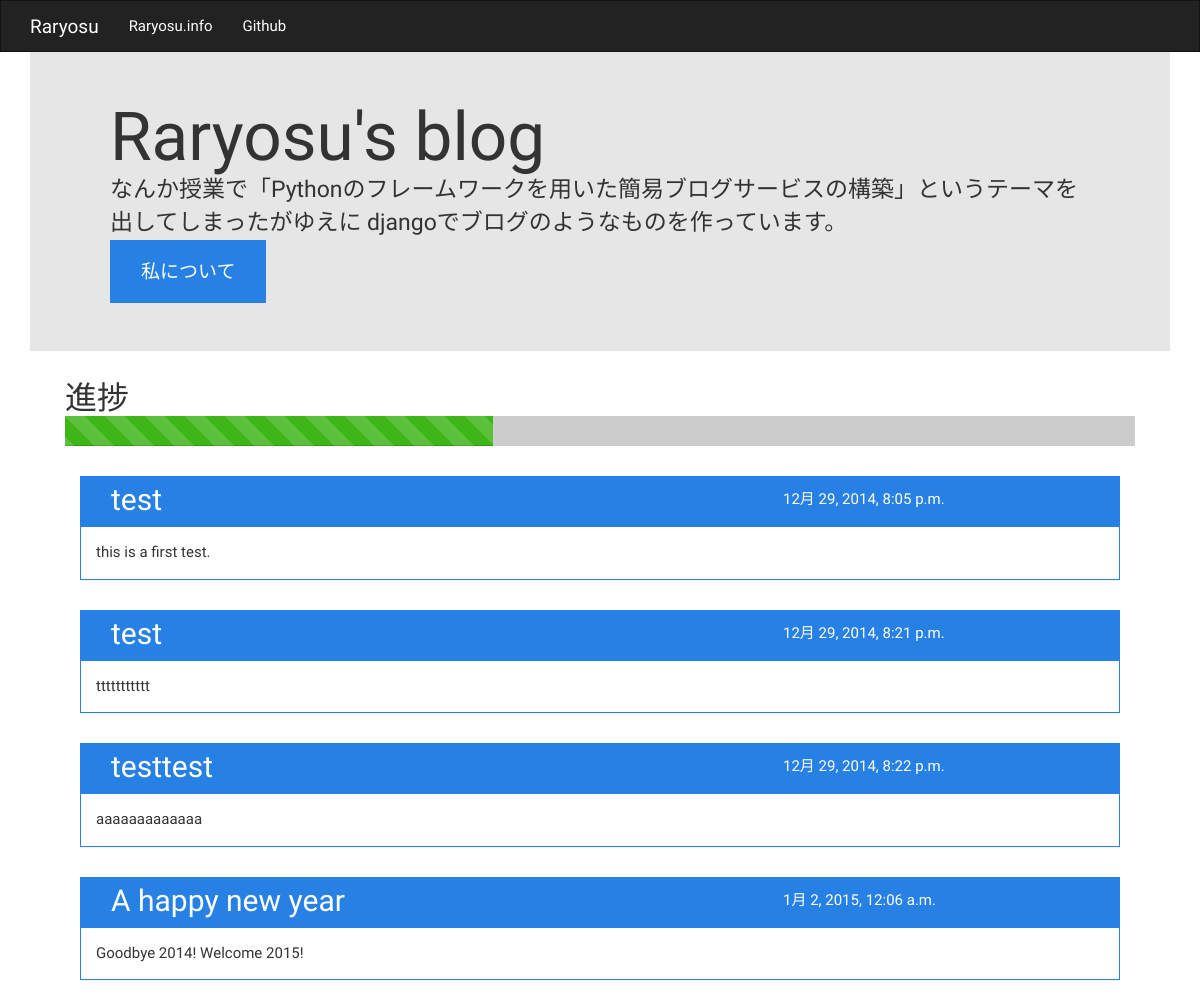
/blog/, run on an earlier commit of the app's database.
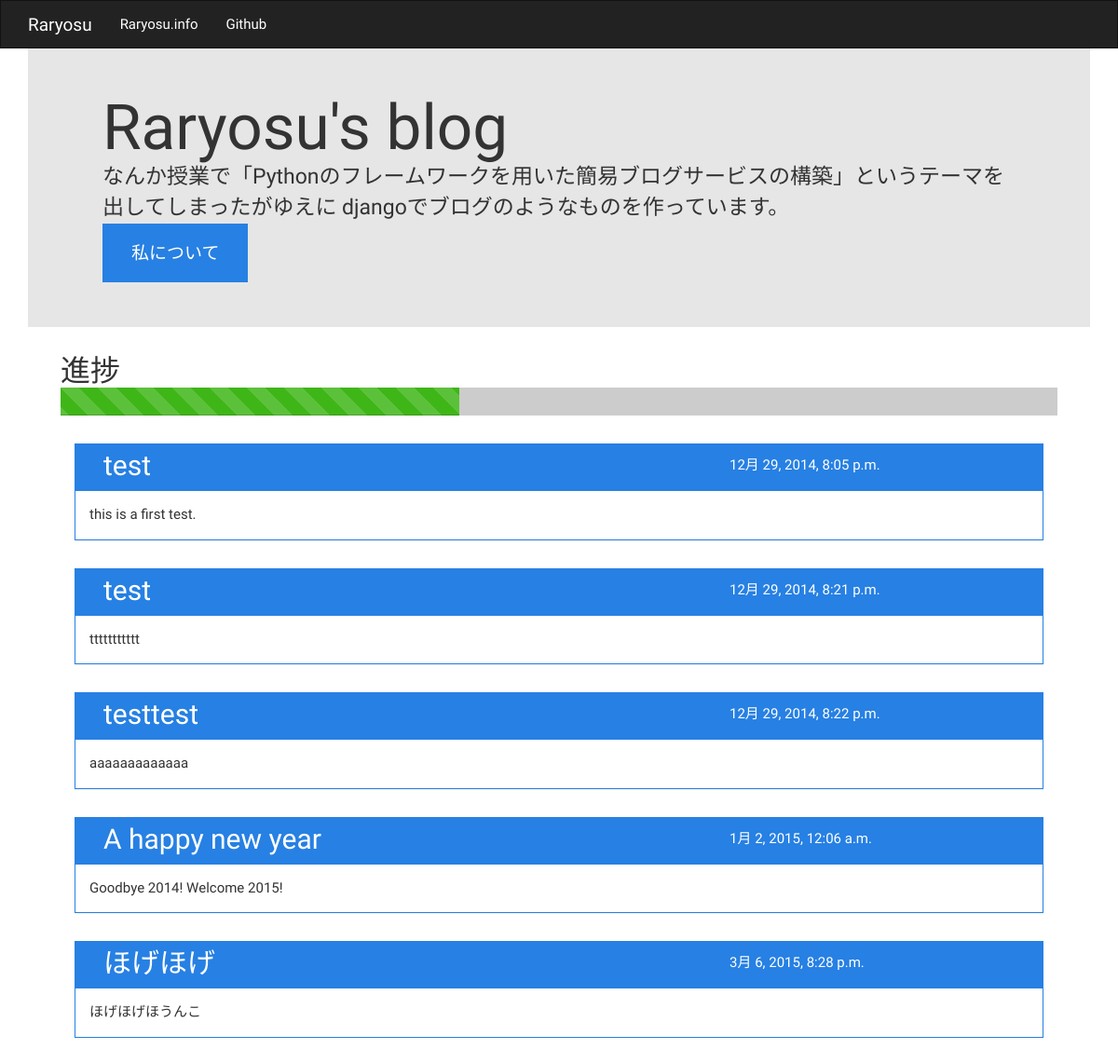
And on a later commit of the database.
### blog/models.py (models this page shows)
class blogdata(models.Model):
  title = models.CharField(max_length=512)
  text = models.TextField()
  date = models.DateTimeField(default=datetime.now)

### blog/views.py (the view)
def show(request):
  blogs = blogdata.objects.all()
  return render_to_response('blog/blogshow.html', {'blogs': blogs}, context_instance=RequestContext(request))

### blog/templates/blog/blogshow.html (shortened to what this page needs)
{% extends "base.html" %}
{% block content %}
  {% for blog in blogs %}
    <div class="panel panel-primary">
      <div class="panel-heading">
        <h3 class="panel-title col-md-8">{{ blog.title }}</h3>
        <span class="date col-md-4">{{ blog.date }}</span>
      </div>
      <div class="panel-body">
        {{ blog.text }}
      </div>
    </div>
  {% endfor %}
{% endblock content %}

What changed in the data, as far as the page shows it:
added blogdata: title "ほげほげ", date "3月 6, 2015, 8:28 p.m.", text "ほげほげほうんこ"
